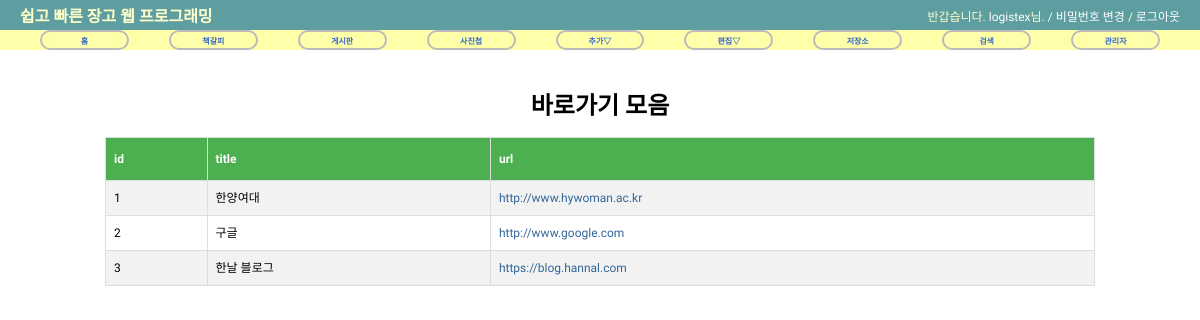
Screenshot of /bookmark/ with the database file from the repository.
### bookmark/models.py (models this page shows, shortened)
class Bookmark(models.Model):
    title = models.CharField(max_length=100, blank=True, null=True)
    url = models.URLField('url', unique=True)   # 'url'은 Field.verbose_name(별칭)

### bookmark/views.py (the view)
class BookmarkLV(ListView):
    model = Bookmark

### bookmark/templates/bookmark/bookmark_list.html (shortened to what this page needs)
{% extends "base.html" %}
{% load staticfiles %}
{% block extrastyle %}{% static "css/tabular.css" %}{% endblock %}
{% block content %}
    <div id="content">
        <h1 class="centered">바로가기 모음</h1>
        <table id="tbl" >
            <tr>
                <th>id</th>
                <th>title</th>
                <th>url</th>
            </tr>
            {% for bookmark in object_list %}
                <tr>
                    <td>{{ bookmark.id }}</td>
                    <td>{{ bookmark.title }}</td>
                    <td>
                        <a href="{% url 'bookmark:detail' bookmark.id %}">
                            {{ bookmark.url }}
                        </a>
                    </td>
                </tr>
            {% endfor %}
        </table>
    </div>
{% endblock %}

### static/css/base.css (style rules this page uses)
body { font-family: 'Sunflower', sans-serif; font-size: 12px; }
div#content { position: absolute; top: 70px; left: 50px; right: 50px; }
a:link, a:visited { color: #369; text-decoration: none; }
table { border-collapse: collapse; }
td, th { line-height: 18px; border-bottom: 1px solid #eee; vertical-align: top; padding: 5px 15px; }

### static/css/tabular.css (style rules this page uses)
#tbl { border-collapse: collapse; width: 90%; margin: auto; }
#tbl td, #tbl th { border: 1px solid #ddd; padding: 8px; }
#tbl tr:nth-child(even) { background-color: #f2f2f2; }
#tbl th { padding-top: 12px; padding-bottom: 12px; text-align: left; background-color: #4CAF50; color: white; }
.centered { text-align: center; }

### rows the page displays
Bookmark: id "1", title "한양여대", url "http://www.hywoman.ac.kr"
Bookmark: id "2", title "구글", url "http://www.google.com"
Bookmark: id "3", title "한날 블로그", url "https://blog.hannal.com"
